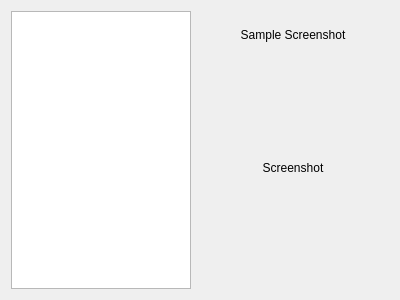
<?xml version="1.0" encoding="UTF-8"?>
<ui version="4.0">
 <class>landscapeManager</class>
 <widget class="QWidget" name="landscapeManager">
  <property name="geometry">
   <rect>
    <x>0</x>
    <y>0</y>
    <width>400</width>
    <height>300</height>
   </rect>
  </property>
  <property name="windowTitle">
   <string>Form</string>
  </property>
  <layout class="QHBoxLayout" name="horizontalLayout">
   <item>
    <widget class="QListWidget" name="landscapesListWidget">
     <property name="sizePolicy">
      <sizepolicy hsizetype="Preferred" vsizetype="Expanding">
       <horstretch>0</horstretch>
       <verstretch>0</verstretch>
      </sizepolicy>
     </property>
     <property name="minimumSize">
      <size>
       <width>180</width>
       <height>260</height>
      </size>
     </property>
     <property name="maximumSize">
      <size>
       <width>120</width>
       <height>16777215</height>
      </size>
     </property>
     <property name="focusPolicy">
      <enum>Qt::NoFocus</enum>
     </property>
     <property name="horizontalScrollBarPolicy">
      <enum>Qt::ScrollBarAlwaysOff</enum>
     </property>
     <property name="movement">
      <enum>QListView::Free</enum>
     </property>
    </widget>
   </item>
   <item>
    <widget class="QWidget" name="widget" native="true">
     <layout class="QVBoxLayout" name="verticalLayout">
      <item>
       <widget class="QLabel" name="label">
        <property name="maximumSize">
         <size>
          <width>16777215</width>
          <height>30</height>
         </size>
        </property>
        <property name="styleSheet">
         <string notr="true">font: 12pt &quot;MS Shell Dlg 2&quot;;</string>
        </property>
        <property name="text">
         <string>Sample Screenshot</string>
        </property>
        <property name="alignment">
         <set>Qt::AlignCenter</set>
        </property>
       </widget>
      </item>
      <item>
       <widget class="QLabel" name="imgScreenShot">
        <property name="text">
         <string>Screenshot</string>
        </property>
        <property name="alignment">
         <set>Qt::AlignCenter</set>
        </property>
       </widget>
      </item>
     </layout>
    </widget>
   </item>
  </layout>
 </widget>
 <resources/>
 <connections/>
</ui>
